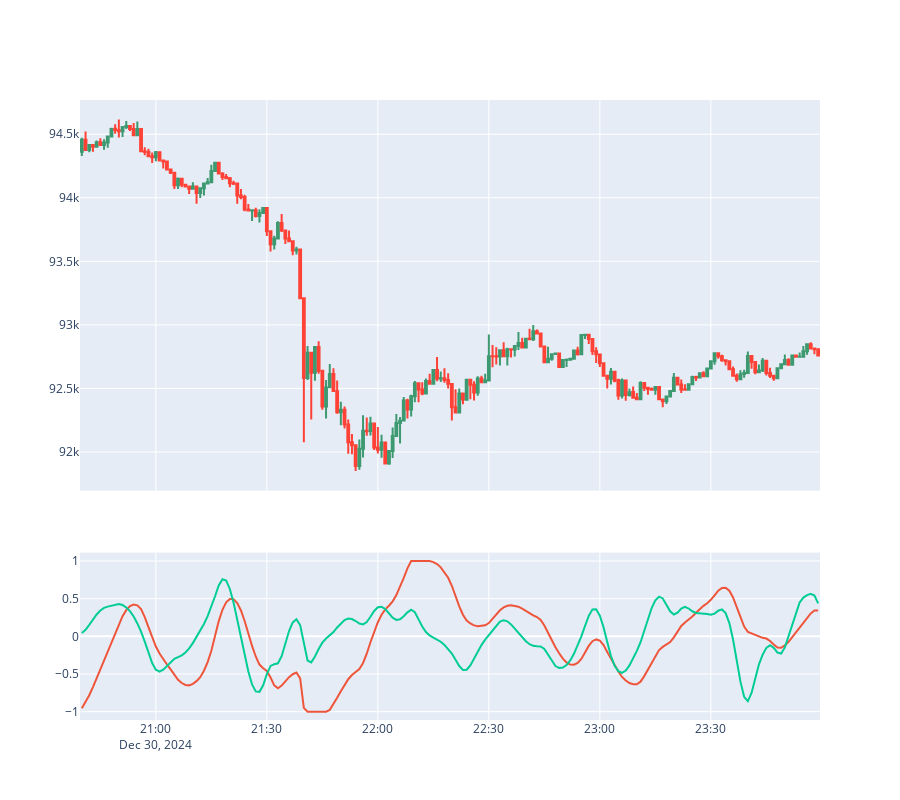

The code cell stored with this chart in its notebook:
### Code cell
from research_tools import subplot

num = 200

subplot(
    trading_1m[-num:, :],
    {
        "hilbert_real": hilbert_real[-num:],
        "hilbert_imag": hilbert_imag[-num:],
    },
)

### Figure 1 — Plotly figure (JSON) as saved in the notebook; plotly's stock layout.template omitted (floating-point values rounded to 4 significant figures; data arrays with more than 128 entries replaced by an {"elided": "..."} marker saying what was removed)
{"data": [{"close": {"elided": "200 float values"}, "high": {"elided": "200 float values"}, "low": {"elided": "200 float values"}, "name": "Candlestick", "open": {"elided": "200 float values"}, "type": "candlestick", "x": {"elided": "200 str values"}, "xaxis": "x", "yaxis": "y"}, {"mode": "lines", "name": "hilbert_real", "type": "scatter", "x": {"elided": "200 str values"}, "xaxis": "x2", "y": {"elided": "200 float values"}, "yaxis": "y2"}, {"mode": "lines", "name": "hilbert_imag", "type": "scatter", "x": {"elided": "200 str values"}, "xaxis": "x2", "y": {"elided": "200 float values"}, "yaxis": "y2"}], "layout": {"height": 800, "showlegend": false, "xaxis": {"anchor": "y", "domain": [0, 1], "matches": "x2", "rangeslider": {"visible": false}, "showticklabels": false}, "xaxis2": {"anchor": "y2", "domain": [0, 1]}, "yaxis": {"anchor": "x", "domain": [0.37, 1]}, "yaxis2": {"anchor": "x2", "domain": [0, 0.27]}}}
